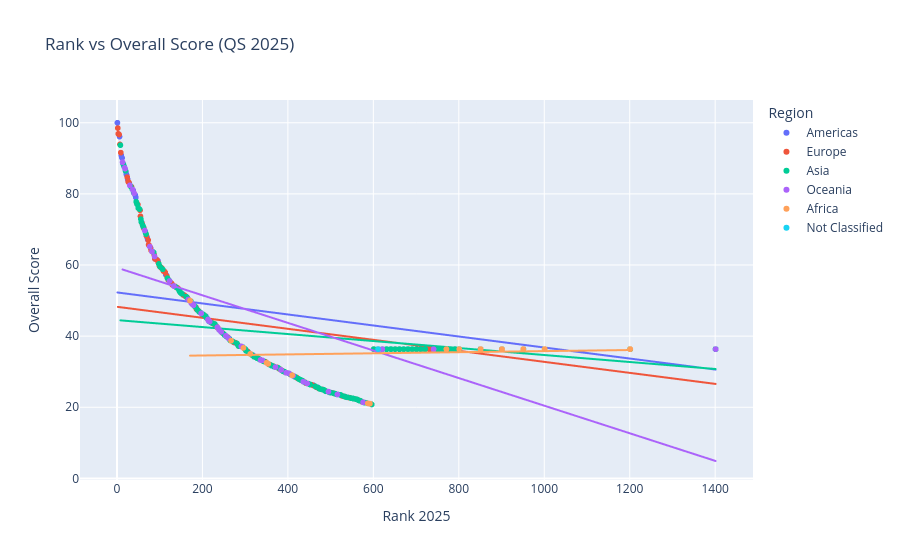

Here is the notebook cell this chart was saved with:
### Markdown cell above
### Q9. Rank vs Score Relationship

### Code cell
scatter_df = df[['Institution_Name', 'RANK_2025', 'Overall_Score', 'Region']].dropna()
fig = px.scatter(
    scatter_df, x='RANK_2025', y='Overall_Score',
    color='Region', hover_name='Institution_Name',
    trendline='ols',
    title='Rank vs Overall Score (QS 2025)',
    labels={'RANK_2025': 'Rank 2025', 'Overall_Score': 'Overall Score'}
)
fig.show()

### Figure 1 — Plotly figure (JSON) as saved in the notebook; plotly's stock layout.template omitted (floating-point values rounded to 4 significant figures; data arrays with more than 128 entries replaced by an {"elided": "..."} marker saying what was removed)
{"data": [{"hovertemplate": "<b>%{hovertext}</b><br><br>Region=Americas<br>Rank 2025=%{x}<br>Overall Score=%{y}<extra></extra>", "hovertext": {"elided": "418 str values"}, "legendgroup": "Americas", "marker": {"color": "#636efa", "symbol": "circle"}, "mode": "markers", "name": "Americas", "showlegend": true, "type": "scattergl", "x": {"elided": "418 int values"}, "xaxis": "x", "y": {"elided": "418 float values"}, "yaxis": "y"}, {"hovertemplate": "<b>OLS trendline</b><br>Overall_Score = -0.0154908 * RANK_2025 + 52.2926<br>R<sup>2</sup>=0.277100<br><br>Region=Americas<br>Rank 2025=%{x}<br>Overall Score=%{y} <b>(trend)</b><extra></extra>", "legendgroup": "Americas", "marker": {"color": "#636efa", "symbol": "circle"}, "mode": "lines", "name": "Americas", "showlegend": false, "type": "scattergl", "x": {"elided": "418 int values"}, "xaxis": "x", "y": {"elided": "418 float values"}, "yaxis": "y"}, {"hovertemplate": "<b>%{hovertext}</b><br><br>Region=Europe<br>Rank 2025=%{x}<br>Overall Score=%{y}<extra></extra>", "hovertext": {"elided": "497 str values"}, "legendgroup": "Europe", "marker": {"color": "#EF553B", "symbol": "circle"}, "mode": "markers", "name": "Europe", "showlegend": true, "type": "scattergl", "x": {"elided": "497 int values"}, "xaxis": "x", "y": {"elided": "497 float values"}, "yaxis": "y"}, {"hovertemplate": "<b>OLS trendline</b><br>Overall_Score = -0.0154828 * RANK_2025 + 48.2536<br>R<sup>2</sup>=0.206807<br><br>Region=Europe<br>Rank 2025=%{x}<br>Overall Score=%{y} <b>(trend)</b><extra></extra>", "legendgroup": "Europe", "marker": {"color": "#EF553B", "symbol": "circle"}, "mode": "lines", "name": "Europe", "showlegend": false, "type": "scattergl", "x": {"elided": "497 int values"}, "xaxis": "x", "y": {"elided": "497 float values"}, "yaxis": "y"}, {"hovertemplate": "<b>%{hovertext}</b><br><br>Region=Asia<br>Rank 2025=%{x}<br>Overall Score=%{y}<extra></extra>", "hovertext": {"elided": "501 str values"}, "legendgroup": "Asia", "marker": {"color": "#00cc96", "symbol": "circle"}, "mode": "markers", "name": "Asia", "showlegend": true, "type": "scattergl", "x": {"elided": "501 int values"}, "xaxis": "x", "y": {"elided": "501 float values"}, "yaxis": "y"}, {"hovertemplate": "<b>OLS trendline</b><br>Overall_Score = -0.00982077 * RANK_2025 + 44.5132<br>R<sup>2</sup>=0.117570<br><br>Region=Asia<br>Rank 2025=%{x}<br>Overall Score=%{y} <b>(trend)</b><extra></extra>", "legendgroup": "Asia", "marker": {"color": "#00cc96", "symbol": "circle"}, "mode": "lines", "name": "Asia", "showlegend": false, "type": "scattergl", "x": {"elided": "501 int values"}, "xaxis": "x", "y": {"elided": "501 float values"}, "yaxis": "y"}, {"hovertemplate": "<b>%{hovertext}</b><br><br>Region=Oceania<br>Rank 2025=%{x}<br>Overall Score=%{y}<extra></extra>", "hovertext": ["The University of Melbourne", "The University of Sydney", "The University of New South Wales (UNSW Sydney)", "The Australian National University", "Monash University", "The University of Queensland", "The University of Auckland", "The University of Western Australia", "The University of Adelaide", "University of Technology Sydney", "RMIT University", "Macquarie University", "University of Wollongong", "Curtin University", "The University of Newcastle, Australia (UON)", "Deakin University", "Queensland University of Technology (QUT)", "University of Otago", "La Trobe University", "University of Waikato", "Massey University", "Victoria University of Wellington", "Griffith University", "University of Canterbury | Te Whare Wananga o Waitaha", "Swinburne University of Technology", "University of Tasmania", "Flinders University", "University of South Australia", "Lincoln University ", " Western Sydney University", "University of Southern Queensland ", "University of Canberra ", "Auckland University of Technology (AUT)", "Murdoch University", "James Cook University", "Central Queensland University (CQUniversity Australia)", "Edith Cowan University ", "Southern Cross University ", "Bond University", "Charles Darwin University ", "Victoria University ", "Charles Sturt University ", "Australian Catholic University", "University of New England Australia", "University of the Sunshine Coast ", "The University of Notre Dame, Australia"], "legendgroup": "Oceania", "marker": {"color": "#ab63fa", "symbol": "circle"}, "mode": "markers", "name": "Oceania", "showlegend": true, "type": "scattergl", "x": [13, 18, 19, 30, 37, 40, 65, 77, 82, 88, 123, 133, 167, 174, 179, 197, 213, 214, 217, 235, 239, 244, 255, 261, 291, 293, 336, 340, 371, 384, 396, 403, 412, 436, 445, 495, 516, 576, 587, 621, 741, 851, 901, 1001, 1001, 1401], "xaxis": "x", "y": [88.9, 87.3, 87.1, 82.4, 81.2, 80.2, 69.7, 65.2, 63.8, 62.4, 55.5, 54.1, 50.3, 49.3, 48.7, 46.4, 44.7, 44.4, 44.1, 42.5, 41.8, 41.2, 40.1, 39.4, 37.1, 37.0, 33.3, 33.2, 31.3, 30.5, 29.7, 29.5, 28.9, 27.2, 26.7, 24.4, 23.6, 21.4, 21.1, 36.35, 36.35, 36.35, 36.35, 36.35, 36.35, 36.35], "yaxis": "y"}, {"hovertemplate": "<b>OLS trendline</b><br>Overall_Score = -0.0387981 * RANK_2025 + 59.2478<br>R<sup>2</sup>=0.388860<br><br>Region=Oceania<br>Rank 2025=%{x}<br>Overall Score=%{y} <b>(trend)</b><extra></extra>", "legendgroup": "Oceania", "marker": {"color": "#ab63fa", "symbol": "circle"}, "mode": "lines", "name": "Oceania", "showlegend": false, "type": "scattergl", "x": [13, 18, 19, 30, 37, 40, 65, 77, 82, 88, 123, 133, 167, 174, 179, 197, 213, 214, 217, 235, 239, 244, 255, 261, 291, 293, 336, 340, 371, 384, 396, 403, 412, 436, 445, 495, 516, 576, 587, 621, 741, 851, 901, 1001, 1001, 1401], "xaxis": "x", "y": [58.74, 58.55, 58.51, 58.08, 57.81, 57.7, 56.73, 56.26, 56.07, 55.83, 54.48, 54.09, 52.77, 52.5, 52.3, 51.6, 50.98, 50.94, 50.83, 50.13, 49.98, 49.78, 49.35, 49.12, 47.96, 47.88, 46.21, 46.06, 44.85, 44.35, 43.88, 43.61, 43.26, 42.33, 41.98, 40.04, 39.23, 36.9, 36.47, 35.15, 30.5, 26.23, 24.29, 20.41, 20.41, 4.892], "yaxis": "y"}, {"hovertemplate": "<b>%{hovertext}</b><br><br>Region=Africa<br>Rank 2025=%{x}<br>Overall Score=%{y}<extra></extra>", "hovertext": ["University of Cape Town", "University of Witwatersrand", "Stellenbosch University", "University of Johannesburg", "Cairo University", "University of Pretoria", "The American University in Cairo", "University of Kwazulu-Natal", "Ain Shams University ", "Addis Ababa University", "Université de Tunis El Manar", "Alexandria University ", "North-West University", "University of Ghana", "University of South Africa", "Future University in Egypt", "Makerere University", "University of Nairobi", "Mansoura University", "Rhodes University ", "University of the Western Cape", "Al-Azhar University", "Arab Academy for Science, Technology and Maritime Transport", "Assiut University ", "Université de Sfax", "Université de Sousse", "Université de Tunis", "Université Mohammed V de Rabat", "University of Ibadan", "University of Khartoum", "University of Lagos", "University of the Free State", "British University in Egypt", "German University in Cairo", "Helwan University ", "Kenyatta University", "Kwame Nkrumah University of Science and Technology", "Suez Canal University", "Tanta University ", "Zagazig University"], "legendgroup": "Africa", "marker": {"color": "#FFA15A", "symbol": "circle"}, "mode": "markers", "name": "Africa", "showlegend": true, "type": "scattergl", "x": [171, 267, 296, 312, 350, 354, 410, 587, 592, 771, 771, 801, 851, 851, 851, 901, 901, 901, 951, 951, 951, 1001, 1001, 1001, 1001, 1001, 1001, 1001, 1001, 1001, 1001, 1001, 1201, 1201, 1201, 1201, 1201, 1201, 1201, 1201], "xaxis": "x", "y": [50.0, 38.7, 36.7, 35.0, 32.5, 32.2, 29.0, 21.1, 21.0, 36.35, 36.35, 36.35, 36.35, 36.35, 36.35, 36.35, 36.35, 36.35, 36.35, 36.35, 36.35, 36.35, 36.35, 36.35, 36.35, 36.35, 36.35, 36.35, 36.35, 36.35, 36.35, 36.35, 36.35, 36.35, 36.35, 36.35, 36.35, 36.35, 36.35, 36.35], "yaxis": "y"}, {"hovertemplate": "<b>OLS trendline</b><br>Overall_Score = 0.00153918 * RANK_2025 + 34.2522<br>R<sup>2</sup>=0.011478<br><br>Region=Africa<br>Rank 2025=%{x}<br>Overall Score=%{y} <b>(trend)</b><extra></extra>", "legendgroup": "Africa", "marker": {"color": "#FFA15A", "symbol": "circle"}, "mode": "lines", "name": "Africa", "showlegend": false, "type": "scattergl", "x": [171, 267, 296, 312, 350, 354, 410, 587, 592, 771, 771, 801, 851, 851, 851, 901, 901, 901, 951, 951, 951, 1001, 1001, 1001, 1001, 1001, 1001, 1001, 1001, 1001, 1001, 1001, 1201, 1201, 1201, 1201, 1201, 1201, 1201, 1201], "xaxis": "x", "y": [34.52, 34.66, 34.71, 34.73, 34.79, 34.8, 34.88, 35.16, 35.16, 35.44, 35.44, 35.49, 35.56, 35.56, 35.56, 35.64, 35.64, 35.64, 35.72, 35.72, 35.72, 35.79, 35.79, 35.79, 35.79, 35.79, 35.79, 35.79, 35.79, 35.79, 35.79, 35.79, 36.1, 36.1, 36.1, 36.1, 36.1, 36.1, 36.1, 36.1], "yaxis": "y"}, {"hovertemplate": "<b>%{hovertext}</b><br><br>Region=Not Classified<br>Rank 2025=%{x}<br>Overall Score=%{y}<extra></extra>", "hovertext": ["Eastern Mediterranean University"], "legendgroup": "Not Classified", "marker": {"color": "#19d3f3", "symbol": "circle"}, "mode": "markers", "name": "Not Classified", "showlegend": true, "type": "scattergl", "x": [611], "xaxis": "x", "y": [36.35], "yaxis": "y"}, {"hovertemplate": "Region=Not Classified<extra></extra>", "legendgroup": "Not Classified", "marker": {"color": "#19d3f3", "symbol": "circle"}, "mode": "lines", "name": "Not Classified", "showlegend": false, "type": "scattergl", "xaxis": "x", "yaxis": "y"}], "layout": {"legend": {"title": {"text": "Region"}, "tracegroupgap": 0}, "title": {"text": "Rank vs Overall Score (QS 2025)"}, "xaxis": {"anchor": "y", "domain": [0, 1], "title": {"text": "Rank 2025"}}, "yaxis": {"anchor": "x", "domain": [0, 1], "title": {"text": "Overall Score"}}}}
